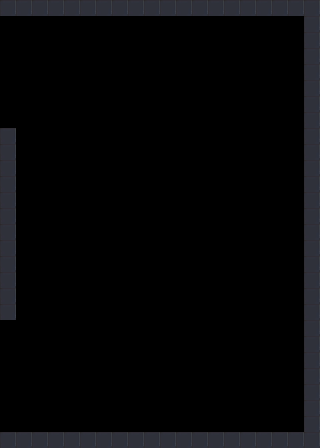

Below is a game level as drawn by its tile map, then a one-line description and the .tmx file that defines it, in full:
An orthogonal 20x28 tile map with 16x16 px tiles, 1 tile layer (blocks) and 4 objects (2x 1, 2x 2).

<map version="1.10" tiledversion="1.10.2" orientation="orthogonal" renderorder="right-down" width="20" height="28" tilewidth="16" tileheight="16" infinite="0" nextlayerid="4" nextobjectid="6">
 <editorsettings>
  <export target="1.csv" format="csv" />
 </editorsettings>
 <tileset firstgid="1" source="../../assets/tilesets/tileset_0.tsx" />
 <layer id="1" name="blocks" width="20" height="28">
  <data encoding="csv">
1,1,1,1,1,1,1,1,1,1,1,1,1,1,1,1,1,1,1,1,
0,0,0,0,0,0,0,0,0,0,0,0,0,0,0,0,0,0,0,1,
0,0,0,0,0,0,0,0,0,0,0,0,0,0,0,0,0,0,0,1,
0,0,0,0,0,0,0,0,0,0,0,0,0,0,0,0,0,0,0,1,
0,0,0,0,0,0,0,0,0,0,0,0,0,0,0,0,0,0,0,1,
0,0,0,0,0,0,0,0,0,0,0,0,0,0,0,0,0,0,0,1,
0,0,0,0,0,0,0,0,0,0,0,0,0,0,0,0,0,0,0,1,
0,0,0,0,0,0,0,0,0,0,0,0,0,0,0,0,0,0,0,1,
1,0,0,0,0,0,0,0,0,0,0,0,0,0,0,0,0,0,0,1,
1,0,0,0,0,0,0,0,0,0,0,0,0,0,0,0,0,0,0,1,
1,0,0,0,0,0,0,0,0,0,0,0,0,0,0,0,0,0,0,1,
1,0,0,0,0,0,0,0,0,0,0,0,0,0,0,0,0,0,0,1,
1,0,0,0,0,0,0,0,0,0,0,0,0,0,0,0,0,0,0,1,
1,0,0,0,0,0,0,0,0,0,0,0,0,0,0,0,0,0,0,1,
1,0,0,0,0,0,0,0,0,0,0,0,0,0,0,0,0,0,0,1,
1,0,0,0,0,0,0,0,0,0,0,0,0,0,0,0,0,0,0,1,
1,0,0,0,0,0,0,0,0,0,0,0,0,0,0,0,0,0,0,1,
1,0,0,0,0,0,0,0,0,0,0,0,0,0,0,0,0,0,0,1,
1,0,0,0,0,0,0,0,0,0,0,0,0,0,0,0,0,0,0,1,
1,0,0,0,0,0,0,0,0,0,0,0,0,0,0,0,0,0,0,1,
0,0,0,0,0,0,0,0,0,0,0,0,0,0,0,0,0,0,0,1,
0,0,0,0,0,0,0,0,0,0,0,0,0,0,0,0,0,0,0,1,
0,0,0,0,0,0,0,0,0,0,0,0,0,0,0,0,0,0,0,1,
0,0,0,0,0,0,0,0,0,0,0,0,0,0,0,0,0,0,0,1,
0,0,0,0,0,0,0,0,0,0,0,0,0,0,0,0,0,0,0,1,
0,0,0,0,0,0,0,0,0,0,0,0,0,0,0,0,0,0,0,1,
0,0,0,0,0,0,0,0,0,0,0,0,0,0,0,0,0,0,0,1,
1,1,1,1,1,1,1,1,1,1,1,1,1,1,1,1,1,1,1,1
</data>
 </layer>
 <objectgroup id="3" name="exits">
  <object id="4" name="1" x="-64" y="16" width="64" height="112" />
  <object id="5" name="2" x="-80" y="320" width="80" height="112" />
 </objectgroup>
 <objectgroup id="2" name="entries">
  <object id="1" name="1" x="32" y="64">
   <point />
  </object>
  <object id="2" name="2" x="32" y="368">
   <point />
  </object>
 </objectgroup>
</map>
